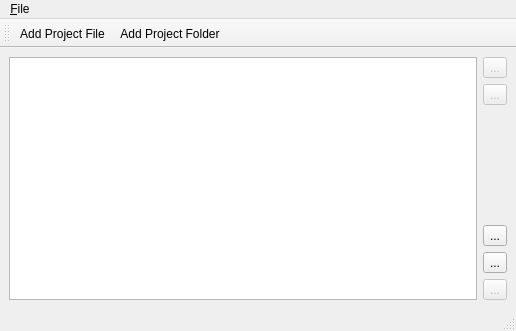
<?xml version="1.0" encoding="UTF-8"?>
<ui version="4.0">
 <class>MCMainWindow</class>
 <widget class="QMainWindow" name="MCMainWindow">
  <property name="geometry">
   <rect>
    <x>0</x>
    <y>0</y>
    <width>516</width>
    <height>331</height>
   </rect>
  </property>
  <property name="windowTitle">
   <string>MainWindow</string>
  </property>
  <property name="windowIcon">
   <iconset>
    <normaloff>:/Icons/icon-application</normaloff>:/Icons/icon-application</iconset>
  </property>
  <widget class="QWidget" name="centralwidget">
   <layout class="QHBoxLayout" name="horizontalLayout">
    <item>
     <widget class="QTreeView" name="m_repositoryView"/>
    </item>
    <item>
     <layout class="QVBoxLayout" name="verticalLayout">
      <item>
       <widget class="QToolButton" name="m_btnUp">
        <property name="enabled">
         <bool>false</bool>
        </property>
        <property name="text">
         <string>...</string>
        </property>
        <property name="icon">
         <iconset>
          <normaloff>:/Icons/icon-up</normaloff>:/Icons/icon-up</iconset>
        </property>
       </widget>
      </item>
      <item>
       <widget class="QToolButton" name="m_btnDown">
        <property name="enabled">
         <bool>false</bool>
        </property>
        <property name="text">
         <string>...</string>
        </property>
        <property name="icon">
         <iconset>
          <normaloff>:/Icons/icon-down</normaloff>:/Icons/icon-down</iconset>
        </property>
       </widget>
      </item>
      <item>
       <spacer name="verticalSpacer">
        <property name="orientation">
         <enum>Qt::Vertical</enum>
        </property>
        <property name="sizeHint" stdset="0">
         <size>
          <width>20</width>
          <height>18</height>
         </size>
        </property>
       </spacer>
      </item>
      <item>
       <widget class="QToolButton" name="addFileButton">
        <property name="toolTip">
         <string>Add new Project file...</string>
        </property>
        <property name="text">
         <string>...</string>
        </property>
        <property name="icon">
         <iconset>
          <normaloff>:/Icons/icon-add-file</normaloff>:/Icons/icon-add-file</iconset>
        </property>
       </widget>
      </item>
      <item>
       <widget class="QToolButton" name="addFolderButton">
        <property name="toolTip">
         <string>Add new Project folder...</string>
        </property>
        <property name="text">
         <string>...</string>
        </property>
        <property name="icon">
         <iconset>
          <normaloff>:/Icons/icon-add-folder</normaloff>:/Icons/icon-add-folder</iconset>
        </property>
       </widget>
      </item>
      <item>
       <widget class="QToolButton" name="m_btnRemove">
        <property name="enabled">
         <bool>false</bool>
        </property>
        <property name="toolTip">
         <string>Remove Selected Path</string>
        </property>
        <property name="text">
         <string>...</string>
        </property>
        <property name="icon">
         <iconset>
          <normaloff>:/Icons/icon-remove</normaloff>:/Icons/icon-remove</iconset>
        </property>
       </widget>
      </item>
     </layout>
    </item>
   </layout>
  </widget>
  <widget class="QMenuBar" name="menubar">
   <property name="geometry">
    <rect>
     <x>0</x>
     <y>0</y>
     <width>516</width>
     <height>22</height>
    </rect>
   </property>
   <widget class="QMenu" name="menu_File">
    <property name="title">
     <string>&amp;File</string>
    </property>
    <addaction name="actionE_xit"/>
   </widget>
   <addaction name="menu_File"/>
  </widget>
  <widget class="QStatusBar" name="statusbar"/>
  <widget class="QToolBar" name="fileToolBar">
   <property name="windowTitle">
    <string>toolBar</string>
   </property>
   <attribute name="toolBarArea">
    <enum>TopToolBarArea</enum>
   </attribute>
   <attribute name="toolBarBreak">
    <bool>false</bool>
   </attribute>
   <addaction name="actionAdd_Project_File"/>
   <addaction name="actionAdd_Project_Folder"/>
  </widget>
  <action name="actionE_xit">
   <property name="text">
    <string>E&amp;xit</string>
   </property>
  </action>
  <action name="actionAdd_Project_File">
   <property name="icon">
    <iconset>
     <normaloff>:/Icons/icon-add-file</normaloff>:/Icons/icon-add-file</iconset>
   </property>
   <property name="text">
    <string>Add Project File ...</string>
   </property>
   <property name="toolTip">
    <string>Add a new local project file to share</string>
   </property>
  </action>
  <action name="actionAdd_Project_Folder">
   <property name="icon">
    <iconset>
     <normaloff>:/Icons/icon-add-folder</normaloff>:/Icons/icon-add-folder</iconset>
   </property>
   <property name="text">
    <string>Add Project Folder...</string>
   </property>
   <property name="toolTip">
    <string>Add a new project folder to share</string>
   </property>
  </action>
 </widget>
 <resources/>
 <connections/>
</ui>
